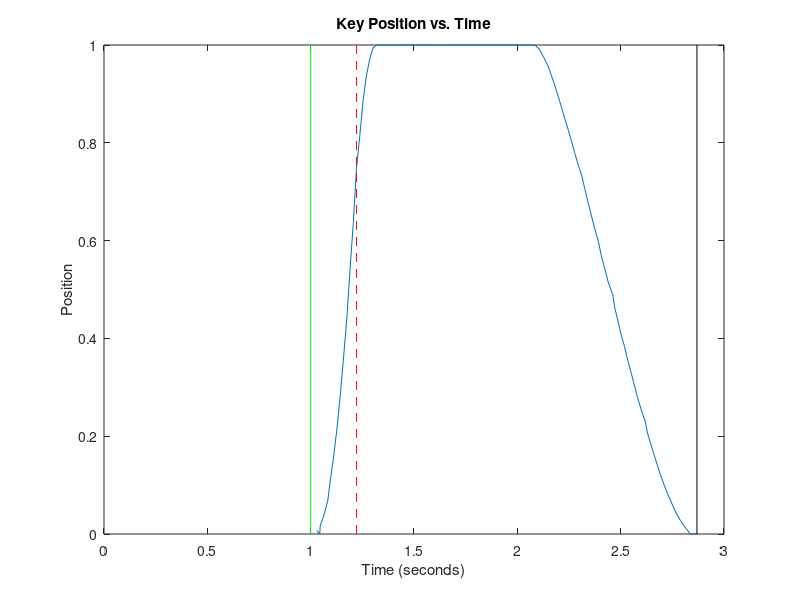

Write MATLAB code to recreate this figure. (Note: this script raises an error after producing the figure.)
fid = fopen('keyData.txt'); %open file
myLine = fgetl(fid); %get first line
i = 1; %set increment

while(ischar(myLine))
    pArray = regexp(myLine, ' '); %create an array of the words starting positions (whitespace position)
    wordSpace = pArray(end); %Find the last whitespace before the last word
    wordSpace = wordSpace + 1; %move 1 character forward to the actual word
    if ~isempty(regexp(myLine, 'midi'))
        miditimestamp = myLine(wordSpace:end); %return midi timestamp by returning the characters of the last word
    elseif (~isempty(regexp(myLine, 'oscp')))
        wordSpace2 = pArray(end - 1); % find the second to last whitespace
        wordSpace2 = wordSpace2 + 1; %move 1 character forward to the second to last word
        position = myLine(wordSpace2:end-9); %return oscp position by returning the characters of the last word
        positionarray(i) = str2num(position); %create array of oscp positions
        
        oscptimestamp = myLine(wordSpace:end); %return oscp timestamp
        oscptimestamparray(i) = str2num(oscptimestamp); %create array of oscp timestamps
        
        if (str2num(position) == 0.750000) % if positon equals 0.75
            specialtime = str2num(oscptimestamp); % store the time for graph
            velocity = str2num(position)/str2num(oscptimestamp); %determine velocity
        end
        i = i + 1; %increment storage arrays
    else
        pathSpace = pArray(1); %find the first whitespace
        pathSpace = pathSpace - 1; %move back to end of word
        path = myLine(1:pathSpace); %find the path from first character to last
        fprintf('WARNING (line #%d): unhandled OSC path %s\n', i, path) %print information
    end
    myLine = fgetl(fid); %get next line
end

%plotting
plot(oscptimestamparray, positionarray) %plot position vs. time
hold on %next
plot([1,1],[0,1], '-g') %plot line at x = 1, beginning of line
plot([specialtime, specialtime],[0,1], '--r') % plot line at 0.75
lastTime = oscptimestamparray(end);  %find the last time in the time array
plot([lastTime, lastTime], [0, 1], '-black') %plot y= lastTime at end of the line 
axis([0 3 0 1]) %reset axis to nicer grid
title('Key Position vs. Time')
xlabel('Time (seconds)')
ylabel('Position')
legend('Position','Start Time', 'Position == 0.75', 'End Time')

fclose(fid);